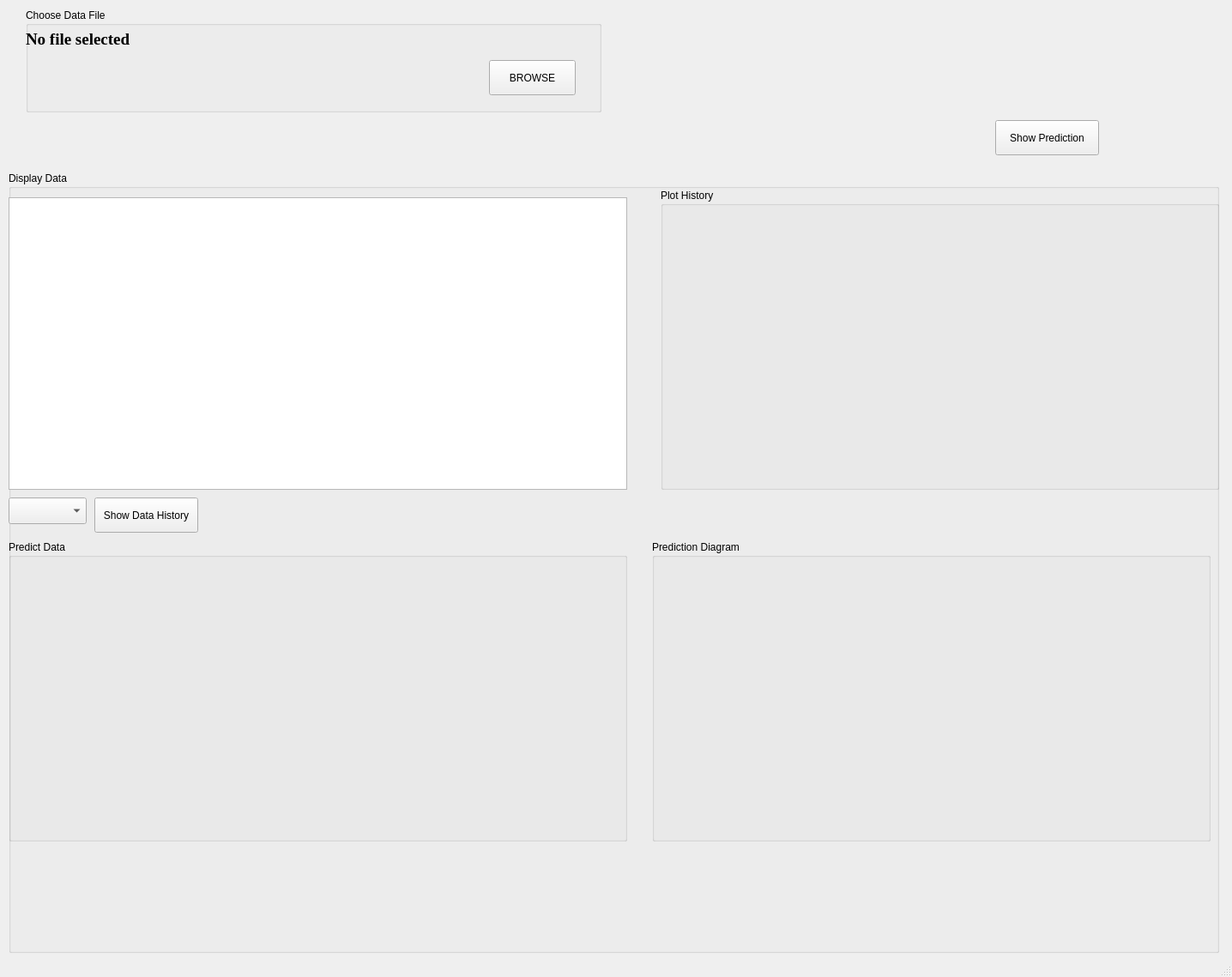
<?xml version="1.0" encoding="UTF-8"?>
<ui version="4.0">
 <class>MainWindow</class>
 <widget class="QMainWindow" name="MainWindow">
  <property name="geometry">
   <rect>
    <x>0</x>
    <y>0</y>
    <width>1436</width>
    <height>1139</height>
   </rect>
  </property>
  <property name="windowTitle">
   <string>MainWindow</string>
  </property>
  <widget class="QWidget" name="centralwidget">
   <widget class="QGroupBox" name="browseGroupBox">
    <property name="geometry">
     <rect>
      <x>30</x>
      <y>10</y>
      <width>671</width>
      <height>121</height>
     </rect>
    </property>
    <property name="title">
     <string>Choose Data File</string>
    </property>
    <widget class="QPushButton" name="browseButton">
     <property name="geometry">
      <rect>
       <x>540</x>
       <y>60</y>
       <width>101</width>
       <height>41</height>
      </rect>
     </property>
     <property name="text">
      <string>BROWSE</string>
     </property>
    </widget>
    <widget class="QLabel" name="selectedLabel">
     <property name="geometry">
      <rect>
       <x>0</x>
       <y>20</y>
       <width>641</width>
       <height>31</height>
      </rect>
     </property>
     <property name="font">
      <font>
       <family>Times New Roman</family>
       <pointsize>14</pointsize>
       <weight>75</weight>
       <bold>true</bold>
      </font>
     </property>
     <property name="text">
      <string>No file selected</string>
     </property>
    </widget>
   </widget>
   <widget class="QGroupBox" name="datGroupBox">
    <property name="geometry">
     <rect>
      <x>10</x>
      <y>200</y>
      <width>1411</width>
      <height>911</height>
     </rect>
    </property>
    <property name="title">
     <string>Display Data</string>
    </property>
    <widget class="QTableView" name="fileDataTableView">
     <property name="geometry">
      <rect>
       <x>0</x>
       <y>30</y>
       <width>721</width>
       <height>341</height>
      </rect>
     </property>
    </widget>
    <widget class="QComboBox" name="dataComboBox">
     <property name="geometry">
      <rect>
       <x>0</x>
       <y>380</y>
       <width>91</width>
       <height>31</height>
      </rect>
     </property>
    </widget>
    <widget class="QPushButton" name="showDataButton">
     <property name="geometry">
      <rect>
       <x>100</x>
       <y>380</y>
       <width>121</width>
       <height>41</height>
      </rect>
     </property>
     <property name="text">
      <string>Show Data History</string>
     </property>
    </widget>
    <widget class="QGroupBox" name="groupBox">
     <property name="geometry">
      <rect>
       <x>760</x>
       <y>20</y>
       <width>651</width>
       <height>351</height>
      </rect>
     </property>
     <property name="title">
      <string>Plot History</string>
     </property>
    </widget>
    <widget class="QGroupBox" name="groupBox_2">
     <property name="geometry">
      <rect>
       <x>0</x>
       <y>430</y>
       <width>721</width>
       <height>351</height>
      </rect>
     </property>
     <property name="title">
      <string>Predict Data</string>
     </property>
    </widget>
    <widget class="QGroupBox" name="groupBox_3">
     <property name="geometry">
      <rect>
       <x>750</x>
       <y>430</y>
       <width>651</width>
       <height>351</height>
      </rect>
     </property>
     <property name="title">
      <string>Prediction Diagram</string>
     </property>
    </widget>
   </widget>
   <widget class="QPushButton" name="showPredictionButton">
    <property name="geometry">
     <rect>
      <x>1160</x>
      <y>140</y>
      <width>121</width>
      <height>41</height>
     </rect>
    </property>
    <property name="text">
     <string>Show Prediction</string>
    </property>
   </widget>
  </widget>
  <widget class="QMenuBar" name="menubar">
   <property name="geometry">
    <rect>
     <x>0</x>
     <y>0</y>
     <width>1436</width>
     <height>26</height>
    </rect>
   </property>
  </widget>
  <widget class="QStatusBar" name="statusbar"/>
 </widget>
 <resources/>
 <connections/>
</ui>
